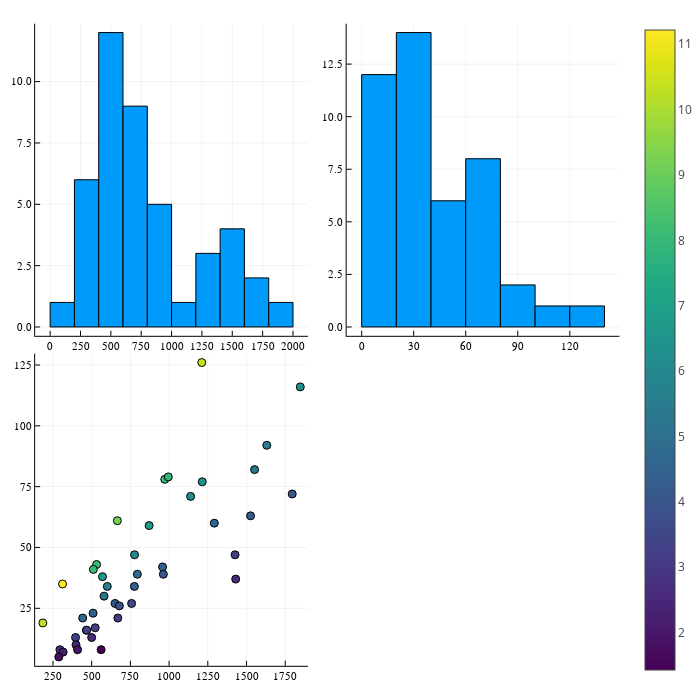

The notebook cell saved with this chart:
### Code cell
sc = scatter(bw_infections.Column2, bw_deaths.Column2, marker_z = color_range_values, color = :viridis, lab=false)
inf_hist = histogram(bw_infections.Column2, bins=10, xticks=0:250:2000, lab=false)
death_hist = histogram(bw_deaths.Column2, bins=10, lab=false)
plot(inf_hist,death_hist,sc, size=(700,700), layout=3)

### Figure 1 — Plotly figure (JSON) as saved in the notebook; plotly's stock layout.template omitted (floating-point values rounded to 4 significant figures; data arrays with more than 128 entries replaced by an {"elided": "..."} marker saying what was removed)
{"data": [{"fill": "tozeroy", "fillcolor": "rgba(0, 154, 250, 1.000)", "hoverinfo": "none", "legendgroup": "", "line": {"color": "rgba(0, 0, 0, 1)", "dash": "solid", "width": 1}, "mode": "lines", "name": "", "showlegend": false, "type": "scatter", "x": [0, 0, 200, 200, 0, 0], "xaxis": "x", "y": [1, 0, 0, 1, 1, 1], "yaxis": "y"}, {"fill": "tozeroy", "fillcolor": "rgba(0, 154, 250, 1.000)", "hoverinfo": "none", "legendgroup": "", "line": {"color": "rgba(0, 0, 0, 1)", "dash": "solid", "width": 1}, "mode": "lines", "name": "", "showlegend": false, "type": "scatter", "x": [200, 200, 400, 400, 200, 200], "xaxis": "x", "y": [6, 0, 0, 6, 6, 6], "yaxis": "y"}, {"fill": "tozeroy", "fillcolor": "rgba(0, 154, 250, 1.000)", "hoverinfo": "none", "legendgroup": "", "line": {"color": "rgba(0, 0, 0, 1)", "dash": "solid", "width": 1}, "mode": "lines", "name": "", "showlegend": false, "type": "scatter", "x": [400, 400, 600, 600, 400, 400], "xaxis": "x", "y": [12, 0, 0, 12, 12, 12], "yaxis": "y"}, {"fill": "tozeroy", "fillcolor": "rgba(0, 154, 250, 1.000)", "hoverinfo": "none", "legendgroup": "", "line": {"color": "rgba(0, 0, 0, 1)", "dash": "solid", "width": 1}, "mode": "lines", "name": "", "showlegend": false, "type": "scatter", "x": [600, 600, 800, 800, 600, 600], "xaxis": "x", "y": [9, 0, 0, 9, 9, 9], "yaxis": "y"}, {"fill": "tozeroy", "fillcolor": "rgba(0, 154, 250, 1.000)", "hoverinfo": "none", "legendgroup": "", "line": {"color": "rgba(0, 0, 0, 1)", "dash": "solid", "width": 1}, "mode": "lines", "name": "", "showlegend": false, "type": "scatter", "x": [800, 800, 1000, 1000, 800, 800], "xaxis": "x", "y": [5, 0, 0, 5, 5, 5], "yaxis": "y"}, {"fill": "tozeroy", "fillcolor": "rgba(0, 154, 250, 1.000)", "hoverinfo": "none", "legendgroup": "", "line": {"color": "rgba(0, 0, 0, 1)", "dash": "solid", "width": 1}, "mode": "lines", "name": "", "showlegend": false, "type": "scatter", "x": [1000, 1000, 1200, 1200, 1000, 1000], "xaxis": "x", "y": [1, 0, 0, 1, 1, 1], "yaxis": "y"}, {"fill": "tozeroy", "fillcolor": "rgba(0, 154, 250, 1.000)", "hoverinfo": "none", "legendgroup": "", "line": {"color": "rgba(0, 0, 0, 1)", "dash": "solid", "width": 1}, "mode": "lines", "name": "", "showlegend": false, "type": "scatter", "x": [1200, 1200, 1400, 1400, 1200, 1200], "xaxis": "x", "y": [3, 0, 0, 3, 3, 3], "yaxis": "y"}, {"fill": "tozeroy", "fillcolor": "rgba(0, 154, 250, 1.000)", "hoverinfo": "none", "legendgroup": "", "line": {"color": "rgba(0, 0, 0, 1)", "dash": "solid", "width": 1}, "mode": "lines", "name": "", "showlegend": false, "type": "scatter", "x": [1400, 1400, 1600, 1600, 1400, 1400], "xaxis": "x", "y": [4, 0, 0, 4, 4, 4], "yaxis": "y"}, {"fill": "tozeroy", "fillcolor": "rgba(0, 154, 250, 1.000)", "hoverinfo": "none", "legendgroup": "", "line": {"color": "rgba(0, 0, 0, 1)", "dash": "solid", "width": 1}, "mode": "lines", "name": "", "showlegend": false, "type": "scatter", "x": [1600, 1600, 1800, 1800, 1600, 1600], "xaxis": "x", "y": [2, 0, 0, 2, 2, 2], "yaxis": "y"}, {"fill": "tozeroy", "fillcolor": "rgba(0, 154, 250, 1.000)", "hoverinfo": "none", "legendgroup": "", "line": {"color": "rgba(0, 0, 0, 1)", "dash": "solid", "width": 1}, "mode": "lines", "name": "", "showlegend": false, "type": "scatter", "x": [1800, 1800, 2000, 2000, 1800, 1800], "xaxis": "x", "y": [1, 0, 0, 1, 1, 1], "yaxis": "y"}, {"fill": "tozeroy", "fillcolor": "rgba(0, 154, 250, 1.000)", "hoverinfo": "none", "legendgroup": "", "line": {"color": "rgba(0, 0, 0, 1)", "dash": "solid", "width": 1}, "mode": "lines", "name": "", "showlegend": false, "type": "scatter", "x": [0, 0, 20, 20, 0, 0], "xaxis": "x2", "y": [12, 0, 0, 12, 12, 12], "yaxis": "y2"}, {"fill": "tozeroy", "fillcolor": "rgba(0, 154, 250, 1.000)", "hoverinfo": "none", "legendgroup": "", "line": {"color": "rgba(0, 0, 0, 1)", "dash": "solid", "width": 1}, "mode": "lines", "name": "", "showlegend": false, "type": "scatter", "x": [20, 20, 40, 40, 20, 20], "xaxis": "x2", "y": [14, 0, 0, 14, 14, 14], "yaxis": "y2"}, {"fill": "tozeroy", "fillcolor": "rgba(0, 154, 250, 1.000)", "hoverinfo": "none", "legendgroup": "", "line": {"color": "rgba(0, 0, 0, 1)", "dash": "solid", "width": 1}, "mode": "lines", "name": "", "showlegend": false, "type": "scatter", "x": [40, 40, 60, 60, 40, 40], "xaxis": "x2", "y": [6, 0, 0, 6, 6, 6], "yaxis": "y2"}, {"fill": "tozeroy", "fillcolor": "rgba(0, 154, 250, 1.000)", "hoverinfo": "none", "legendgroup": "", "line": {"color": "rgba(0, 0, 0, 1)", "dash": "solid", "width": 1}, "mode": "lines", "name": "", "showlegend": false, "type": "scatter", "x": [60, 60, 80, 80, 60, 60], "xaxis": "x2", "y": [8, 0, 0, 8, 8, 8], "yaxis": "y2"}, {"fill": "tozeroy", "fillcolor": "rgba(0, 154, 250, 1.000)", "hoverinfo": "none", "legendgroup": "", "line": {"color": "rgba(0, 0, 0, 1)", "dash": "solid", "width": 1}, "mode": "lines", "name": "", "showlegend": false, "type": "scatter", "x": [80, 80, 100, 100, 80, 80], "xaxis": "x2", "y": [2, 0, 0, 2, 2, 2], "yaxis": "y2"}, {"fill": "tozeroy", "fillcolor": "rgba(0, 154, 250, 1.000)", "hoverinfo": "none", "legendgroup": "", "line": {"color": "rgba(0, 0, 0, 1)", "dash": "solid", "width": 1}, "mode": "lines", "name": "", "showlegend": false, "type": "scatter", "x": [100, 100, 120, 120, 100, 100], "xaxis": "x2", "y": [1, 0, 0, 1, 1, 1], "yaxis": "y2"}, {"fill": "tozeroy", "fillcolor": "rgba(0, 154, 250, 1.000)", "hoverinfo": "none", "legendgroup": "", "line": {"color": "rgba(0, 0, 0, 1)", "dash": "solid", "width": 1}, "mode": "lines", "name": "", "showlegend": false, "type": "scatter", "x": [120, 120, 140, 140, 120, 120], "xaxis": "x2", "y": [1, 0, 0, 1, 1, 1], "yaxis": "y2"}, {"colorbar": {"title": {"text": ""}}, "legendgroup": "", "marker": {"color": "rgba(55, 90, 140, 1.000)", "line": {"color": "rgba(0, 0, 0, 1)", "width": 1}, "size": 8, "symbol": "circle"}, "mode": "markers", "name": "", "showlegend": false, "type": "scatter", "x": [651], "xaxis": "x3", "y": [27], "yaxis": "y3", "zmax": 11.22, "zmin": 1.426}, {"colorbar": {"title": {"text": ""}}, "legendgroup": "", "marker": {"color": "rgba(190, 223, 38, 1.000)", "line": {"color": "rgba(0, 0, 0, 1)", "width": 1}, "size": 8, "symbol": "circle"}, "mode": "markers", "name": "", "showlegend": false, "type": "scatter", "x": [185], "xaxis": "x3", "y": [19], "yaxis": "y3", "zmax": 11.22, "zmin": 1.426}, {"colorbar": {"title": {"text": ""}}, "legendgroup": "", "marker": {"color": "rgba(39, 128, 142, 1.000)", "line": {"color": "rgba(0, 0, 0, 1)", "width": 1}, "size": 8, "symbol": "circle"}, "mode": "markers", "name": "", "showlegend": false, "type": "scatter", "x": [601], "xaxis": "x3", "y": [34], "yaxis": "y3", "zmax": 11.22, "zmin": 1.426}, {"colorbar": {"title": {"text": ""}}, "legendgroup": "", "marker": {"color": "rgba(66, 65, 134, 1.000)", "line": {"color": "rgba(0, 0, 0, 1)", "width": 1}, "size": 8, "symbol": "circle"}, "mode": "markers", "name": "", "showlegend": false, "type": "scatter", "x": [1426], "xaxis": "x3", "y": [47], "yaxis": "y3", "zmax": 11.22, "zmin": 1.426}, {"colorbar": {"title": {"text": ""}}, "legendgroup": "", "marker": {"color": "rgba(71, 47, 125, 1.000)", "line": {"color": "rgba(0, 0, 0, 1)", "width": 1}, "size": 8, "symbol": "circle"}, "mode": "markers", "name": "", "showlegend": false, "type": "scatter", "x": [295], "xaxis": "x3", "y": [8], "yaxis": "y3", "zmax": 11.22, "zmin": 1.426}, {"colorbar": {"title": {"text": ""}}, "legendgroup": "", "marker": {"color": "rgba(33, 142, 141, 1.000)", "line": {"color": "rgba(0, 0, 0, 1)", "width": 1}, "size": 8, "symbol": "circle"}, "mode": "markers", "name": "", "showlegend": false, "type": "scatter", "x": [1139], "xaxis": "x3", "y": [71], "yaxis": "y3", "zmax": 11.22, "zmin": 1.426}, {"colorbar": {"title": {"text": ""}}, "legendgroup": "", "marker": {"color": "rgba(63, 73, 137, 1.000)", "line": {"color": "rgba(0, 0, 0, 1)", "width": 1}, "size": 8, "symbol": "circle"}, "mode": "markers", "name": "", "showlegend": false, "type": "scatter", "x": [758], "xaxis": "x3", "y": [27], "yaxis": "y3", "zmax": 11.22, "zmin": 1.426}, {"colorbar": {"title": {"text": ""}}, "legendgroup": "", "marker": {"color": "rgba(58, 186, 118, 1.000)", "line": {"color": "rgba(0, 0, 0, 1)", "width": 1}, "size": 8, "symbol": "circle"}, "mode": "markers", "name": "", "showlegend": false, "type": "scatter", "x": [532], "xaxis": "x3", "y": [43], "yaxis": "y3", "zmax": 11.22, "zmin": 1.426}, {"colorbar": {"title": {"text": ""}}, "legendgroup": "", "marker": {"color": "rgba(67, 60, 132, 1.000)", "line": {"color": "rgba(0, 0, 0, 1)", "width": 1}, "size": 8, "symbol": "circle"}, "mode": "markers", "name": "", "showlegend": false, "type": "scatter", "x": [669], "xaxis": "x3", "y": [21], "yaxis": "y3", "zmax": 11.22, "zmin": 1.426}, {"colorbar": {"title": {"text": ""}}, "legendgroup": "", "marker": {"color": "rgba(33, 143, 141, 1.000)", "line": {"color": "rgba(0, 0, 0, 1)", "width": 1}, "size": 8, "symbol": "circle"}, "mode": "markers", "name": "", "showlegend": false, "type": "scatter", "x": [1847], "xaxis": "x3", "y": [116], "yaxis": "y3", "zmax": 11.22, "zmin": 1.426}, {"colorbar": {"title": {"text": ""}}, "legendgroup": "", "marker": {"color": "rgba(56, 185, 119, 1.000)", "line": {"color": "rgba(0, 0, 0, 1)", "width": 1}, "size": 8, "symbol": "circle"}, "mode": "markers", "name": "", "showlegend": false, "type": "scatter", "x": [972], "xaxis": "x3", "y": [78], "yaxis": "y3", "zmax": 11.22, "zmin": 1.426}, {"colorbar": {"title": {"text": ""}}, "legendgroup": "", "marker": {"color": "rgba(31, 153, 138, 1.000)", "line": {"color": "rgba(0, 0, 0, 1)", "width": 1}, "size": 8, "symbol": "circle"}, "mode": "markers", "name": "", "showlegend": false, "type": "scatter", "x": [570], "xaxis": "x3", "y": [38], "yaxis": "y3", "zmax": 11.22, "zmin": 1.426}, {"colorbar": {"title": {"text": ""}}, "legendgroup": "", "marker": {"color": "rgba(46, 109, 142, 1.000)", "line": {"color": "rgba(0, 0, 0, 1)", "width": 1}, "size": 8, "symbol": "circle"}, "mode": "markers", "name": "", "showlegend": false, "type": "scatter", "x": [795], "xaxis": "x3", "y": [39], "yaxis": "y3", "zmax": 11.22, "zmin": 1.426}, {"colorbar": {"title": {"text": ""}}, "legendgroup": "", "marker": {"color": "rgba(72, 30, 112, 1.000)", "line": {"color": "rgba(0, 0, 0, 1)", "width": 1}, "size": 8, "symbol": "circle"}, "mode": "markers", "name": "", "showlegend": false, "type": "scatter", "x": [316], "xaxis": "x3", "y": [7], "yaxis": "y3", "zmax": 11.22, "zmin": 1.426}, {"colorbar": {"title": {"text": ""}}, "legendgroup": "", "marker": {"color": "rgba(56, 185, 119, 1.000)", "line": {"color": "rgba(0, 0, 0, 1)", "width": 1}, "size": 8, "symbol": "circle"}, "mode": "markers", "name": "", "showlegend": false, "type": "scatter", "x": [511], "xaxis": "x3", "y": [41], "yaxis": "y3", "zmax": 11.22, "zmin": 1.426}, {"colorbar": {"title": {"text": ""}}, "legendgroup": "", "marker": {"color": "rgba(52, 96, 141, 1.000)", "line": {"color": "rgba(0, 0, 0, 1)", "width": 1}, "size": 8, "symbol": "circle"}, "mode": "markers", "name": "", "showlegend": false, "type": "scatter", "x": [958], "xaxis": "x3", "y": [42], "yaxis": "y3", "zmax": 11.22, "zmin": 1.426}, {"colorbar": {"title": {"text": ""}}, "legendgroup": "", "marker": {"color": "rgba(64, 69, 136, 1.000)", "line": {"color": "rgba(0, 0, 0, 1)", "width": 1}, "size": 8, "symbol": "circle"}, "mode": "markers", "name": "", "showlegend": false, "type": "scatter", "x": [466], "xaxis": "x3", "y": [16], "yaxis": "y3", "zmax": 11.22, "zmin": 1.426}, {"colorbar": {"title": {"text": ""}}, "legendgroup": "", "marker": {"color": "rgba(35, 137, 141, 1.000)", "line": {"color": "rgba(0, 0, 0, 1)", "width": 1}, "size": 8, "symbol": "circle"}, "mode": "markers", "name": "", "showlegend": false, "type": "scatter", "x": [777], "xaxis": "x3", "y": [47], "yaxis": "y3", "zmax": 11.22, "zmin": 1.426}, {"colorbar": {"title": {"text": ""}}, "legendgroup": "", "marker": {"color": "rgba(52, 183, 121, 1.000)", "line": {"color": "rgba(0, 0, 0, 1)", "width": 1}, "size": 8, "symbol": "circle"}, "mode": "markers", "name": "", "showlegend": false, "type": "scatter", "x": [995], "xaxis": "x3", "y": [79], "yaxis": "y3", "zmax": 11.22, "zmin": 1.426}, {"colorbar": {"title": {"text": ""}}, "legendgroup": "", "marker": {"color": "rgba(66, 65, 134, 1.000)", "line": {"color": "rgba(0, 0, 0, 1)", "width": 1}, "size": 8, "symbol": "circle"}, "mode": "markers", "name": "", "showlegend": false, "type": "scatter", "x": [396], "xaxis": "x3", "y": [13], "yaxis": "y3", "zmax": 11.22, "zmin": 1.426}, {"colorbar": {"title": {"text": ""}}, "legendgroup": "", "marker": {"color": "rgba(64, 69, 136, 1.000)", "line": {"color": "rgba(0, 0, 0, 1)", "width": 1}, "size": 8, "symbol": "circle"}, "mode": "markers", "name": "", "showlegend": false, "type": "scatter", "x": [468], "xaxis": "x3", "y": [16], "yaxis": "y3", "zmax": 11.22, "zmin": 1.426}, {"colorbar": {"title": {"text": ""}}, "legendgroup": "", "marker": {"color": "rgba(116, 208, 85, 1.000)", "line": {"color": "rgba(0, 0, 0, 1)", "width": 1}, "size": 8, "symbol": "circle"}, "mode": "markers", "name": "", "showlegend": false, "type": "scatter", "x": [666], "xaxis": "x3", "y": [61], "yaxis": "y3", "zmax": 11.22, "zmin": 1.426}, {"colorbar": {"title": {"text": ""}}, "legendgroup": "", "marker": {"color": "rgba(57, 86, 140, 1.000)", "line": {"color": "rgba(0, 0, 0, 1)", "width": 1}, "size": 8, "symbol": "circle"}, "mode": "markers", "name": "", "showlegend": false, "type": "scatter", "x": [1795], "xaxis": "x3", "y": [72], "yaxis": "y3", "zmax": 11.22, "zmin": 1.426}, {"colorbar": {"title": {"text": ""}}, "legendgroup": "", "marker": {"color": "rgba(72, 40, 120, 1.000)", "line": {"color": "rgba(0, 0, 0, 1)", "width": 1}, "size": 8, "symbol": "circle"}, "mode": "markers", "name": "", "showlegend": false, "type": "scatter", "x": [399], "xaxis": "x3", "y": [10], "yaxis": "y3", "zmax": 11.22, "zmin": 1.426}, {"colorbar": {"title": {"text": ""}}, "legendgroup": "", "marker": {"color": "rgba(71, 43, 122, 1.000)", "line": {"color": "rgba(0, 0, 0, 1)", "width": 1}, "size": 8, "symbol": "circle"}, "mode": "markers", "name": "", "showlegend": false, "type": "scatter", "x": [500], "xaxis": "x3", "y": [13], "yaxis": "y3", "zmax": 11.22, "zmin": 1.426}, {"colorbar": {"title": {"text": ""}}, "legendgroup": "", "marker": {"color": "rgba(48, 105, 142, 1.000)", "line": {"color": "rgba(0, 0, 0, 1)", "width": 1}, "size": 8, "symbol": "circle"}, "mode": "markers", "name": "", "showlegend": false, "type": "scatter", "x": [442], "xaxis": "x3", "y": [21], "yaxis": "y3", "zmax": 11.22, "zmin": 1.426}, {"colorbar": {"title": {"text": ""}}, "legendgroup": "", "marker": {"color": "rgba(199, 224, 32, 1.000)", "line": {"color": "rgba(0, 0, 0, 1)", "width": 1}, "size": 8, "symbol": "circle"}, "mode": "markers", "name": "", "showlegend": false, "type": "scatter", "x": [1211], "xaxis": "x3", "y": [126], "yaxis": "y3", "zmax": 11.22, "zmin": 1.426}, {"colorbar": {"title": {"text": ""}}, "legendgroup": "", "marker": {"color": "rgba(71, 43, 122, 1.000)", "line": {"color": "rgba(0, 0, 0, 1)", "width": 1}, "size": 8, "symbol": "circle"}, "mode": "markers", "name": "", "showlegend": false, "type": "scatter", "x": [1430], "xaxis": "x3", "y": [37], "yaxis": "y3", "zmax": 11.22, "zmin": 1.426}, {"colorbar": {"title": {"text": ""}}, "legendgroup": "", "marker": {"color": "rgba(72, 21, 104, 1.000)", "line": {"color": "rgba(0, 0, 0, 1)", "width": 1}, "size": 8, "symbol": "circle"}, "mode": "markers", "name": "", "showlegend": false, "type": "scatter", "x": [409], "xaxis": "x3", "y": [8], "yaxis": "y3", "zmax": 11.22, "zmin": 1.426}, {"colorbar": {"title": {"text": ""}}, "legendgroup": "", "marker": {"color": "rgba(66, 64, 134, 1.000)", "line": {"color": "rgba(0, 0, 0, 1)", "width": 1}, "size": 8, "symbol": "circle"}, "mode": "markers", "name": "", "showlegend": false, "type": "scatter", "x": [523], "xaxis": "x3", "y": [17], "yaxis": "y3", "zmax": 11.22, "zmin": 1.426}, {"colorbar": {"title": {"text": ""}}, "legendgroup": "", "marker": {"color": "rgba(68, 1, 84, 1.000)", "line": {"color": "rgba(0, 0, 0, 1)", "width": 1}, "size": 8, "symbol": "circle"}, "mode": "markers", "name": "", "showlegend": false, "type": "scatter", "x": [561], "xaxis": "x3", "y": [8], "yaxis": "y3", "zmax": 11.22, "zmin": 1.426}, {"colorbar": {"title": {"text": ""}}, "legendgroup": "", "marker": {"color": "rgba(39, 127, 142, 1.000)", "line": {"color": "rgba(0, 0, 0, 1)", "width": 1}, "size": 8, "symbol": "circle"}, "mode": "markers", "name": "", "showlegend": false, "type": "scatter", "x": [1631], "xaxis": "x3", "y": [92], "yaxis": "y3", "zmax": 11.22, "zmin": 1.426}, {"colorbar": {"title": {"text": ""}}, "legendgroup": "", "marker": {"color": "rgba(42, 119, 142, 1.000)", "line": {"color": "rgba(0, 0, 0, 1)", "width": 1}, "size": 8, "symbol": "circle"}, "mode": "markers", "name": "", "showlegend": false, "type": "scatter", "x": [1552], "xaxis": "x3", "y": [82], "yaxis": "y3", "zmax": 11.22, "zmin": 1.426}, {"colorbar": {"title": {"text": ""}}, "legendgroup": "", "marker": {"color": "rgba(56, 87, 140, 1.000)", "line": {"color": "rgba(0, 0, 0, 1)", "width": 1}, "size": 8, "symbol": "circle"}, "mode": "markers", "name": "", "showlegend": false, "type": "scatter", "x": [963], "xaxis": "x3", "y": [39], "yaxis": "y3", "zmax": 11.22, "zmin": 1.426}, {"colorbar": {"title": {"text": ""}}, "legendgroup": "", "marker": {"color": "rgba(59, 81, 139, 1.000)", "line": {"color": "rgba(0, 0, 0, 1)", "width": 1}, "size": 8, "symbol": "circle"}, "mode": "markers", "name": "", "showlegend": false, "type": "scatter", "x": [679], "xaxis": "x3", "y": [26], "yaxis": "y3", "zmax": 11.22, "zmin": 1.426}, {"colorbar": {"title": {"text": ""}}, "legendgroup": "", "marker": {"color": "rgba(30, 155, 138, 1.000)", "line": {"color": "rgba(0, 0, 0, 1)", "width": 1}, "size": 8, "symbol": "circle"}, "mode": "markers", "name": "", "showlegend": false, "type": "scatter", "x": [871], "xaxis": "x3", "y": [59], "yaxis": "y3", "zmax": 11.22, "zmin": 1.426}, {"colorbar": {"title": {"text": ""}}, "legendgroup": "", "marker": {"color": "rgba(43, 116, 142, 1.000)", "line": {"color": "rgba(0, 0, 0, 1)", "width": 1}, "size": 8, "symbol": "circle"}, "mode": "markers", "name": "", "showlegend": false, "type": "scatter", "x": [580], "xaxis": "x3", "y": [30], "yaxis": "y3", "zmax": 11.22, "zmin": 1.426}, {"colorbar": {"title": {"text": ""}}, "legendgroup": "", "marker": {"color": "rgba(52, 96, 141, 1.000)", "line": {"color": "rgba(0, 0, 0, 1)", "width": 1}, "size": 8, "symbol": "circle"}, "mode": "markers", "name": "", "showlegend": false, "type": "scatter", "x": [776], "xaxis": "x3", "y": [34], "yaxis": "y3", "zmax": 11.22, "zmin": 1.426}, {"colorbar": {"title": {"text": ""}}, "legendgroup": "", "marker": {"color": "rgba(55, 89, 140, 1.000)", "line": {"color": "rgba(0, 0, 0, 1)", "width": 1}, "size": 8, "symbol": "circle"}, "mode": "markers", "name": "", "showlegend": false, "type": "scatter", "x": [1526], "xaxis": "x3", "y": [63], "yaxis": "y3", "zmax": 11.22, "zmin": 1.426}, {"colorbar": {"title": {"text": ""}}, "legendgroup": "", "marker": {"color": "rgba(49, 103, 142, 1.000)", "line": {"color": "rgba(0, 0, 0, 1)", "width": 1}, "size": 8, "symbol": "circle"}, "mode": "markers", "name": "", "showlegend": false, "type": "scatter", "x": [1292], "xaxis": "x3", "y": [60], "yaxis": "y3", "zmax": 11.22, "zmin": 1.426}, {"colorbar": {"title": {"text": ""}}, "legendgroup": "", "marker": {"color": "rgba(51, 99, 141, 1.000)", "line": {"color": "rgba(0, 0, 0, 1)", "width": 1}, "size": 8, "symbol": "circle"}, "mode": "markers", "name": "", "showlegend": false, "type": "scatter", "x": [509], "xaxis": "x3", "y": [23], "yaxis": "y3", "zmax": 11.22, "zmin": 1.426}, {"colorbar": {"title": {"text": ""}}, "legendgroup": "", "marker": {"color": "rgba(71, 13, 96, 1.000)", "line": {"color": "rgba(0, 0, 0, 1)", "width": 1}, "size": 8, "symbol": "circle"}, "mode": "markers", "name": "", "showlegend": false, "type": "scatter", "x": [288], "xaxis": "x3", "y": [5], "yaxis": "y3", "zmax": 11.22, "zmin": 1.426}, {"colorbar": {"title": {"text": ""}}, "legendgroup": "", "marker": {"color": "rgba(253, 231, 37, 1.000)", "line": {"color": "rgba(0, 0, 0, 1)", "width": 1}, "size": 8, "symbol": "circle"}, "mode": "markers", "name": "", "showlegend": false, "type": "scatter", "x": [312], "xaxis": "x3", "y": [35], "yaxis": "y3", "zmax": 11.22, "zmin": 1.426}, {"colorbar": {"title": {"text": ""}}, "legendgroup": "", "marker": {"color": "rgba(33, 145, 140, 1.000)", "line": {"color": "rgba(0, 0, 0, 1)", "width": 1}, "size": 8, "symbol": "circle"}, "mode": "markers", "name": "", "showlegend": false, "type": "scatter", "x": [1214], "xaxis": "x3", "y": [77], "yaxis": "y3", "zmax": 11.22, "zmin": 1.426}, {"colorbar": {"title": {"text": ""}}, "hoverinfo": "none", "marker": {"cmax": 11.22, "cmin": 1.426, "color": [0.5], "colorscale": {"elided": "256x2 mixed values"}, "opacity": 0, "showscale": true, "size": 0}, "mode": "markers", "name": "", "showlegend": false, "type": "scatter", "x": [651], "xaxis": "x3", "y": [27], "yaxis": "y3", "zmax": 11.22, "zmin": 1.426}], "layout": {"annotations": [], "height": 700, "legend": {"bgcolor": "rgba(255, 255, 255, 1.000)", "bordercolor": "rgba(0, 0, 0, 1)", "borderwidth": 1, "font": {"color": "rgba(0, 0, 0, 1)", "family": "sans-serif", "size": 11}, "tracegroupgap": 0, "traceorder": "normal", "x": 1.02, "xanchor": "auto", "y": 1, "yanchor": "auto"}, "margin": {"b": 20, "l": 0, "r": 0, "t": 20}, "paper_bgcolor": "rgba(255, 255, 255, 1.000)", "plot_bgcolor": "rgba(255, 255, 255, 1.000)", "showlegend": true, "width": 700, "xaxis": {"anchor": "y", "domain": [0.05642, 0.4944], "gridcolor": "rgba(0, 0, 0, 0.1)", "gridwidth": 0.5, "linecolor": "rgba(0, 0, 0, 1)", "mirror": false, "range": [-123.6, 2124.0], "showgrid": true, "showline": true, "showticklabels": true, "tickangle": 0, "tickcolor": "rgb(0, 0, 0)", "tickfont": {"color": "rgba(0, 0, 0, 1)", "family": "sans-serif", "size": 11}, "tickmode": "array", "ticks": "inside", "ticktext": ["0", "250", "500", "750", "1000", "1250", "1500", "1750", "2000"], "tickvals": [0, 250, 500, 750, 1000, 1250, 1500, 1750, 2000], "title": {"font": {"color": "rgba(0, 0, 0, 1)", "family": "sans-serif", "size": 15}, "text": ""}, "type": "linear", "visible": true, "zeroline": false, "zerolinecolor": "rgba(0, 0, 0, 1)"}, "xaxis2": {"anchor": "y2", "domain": [0.5564, 0.9944], "gridcolor": "rgba(0, 0, 0, 0.1)", "gridwidth": 0.5, "linecolor": "rgba(0, 0, 0, 1)", "mirror": false, "range": [-8.652, 148.7], "showgrid": true, "showline": true, "showticklabels": true, "tickangle": 0, "tickcolor": "rgb(0, 0, 0)", "tickfont": {"color": "rgba(0, 0, 0, 1)", "family": "sans-serif", "size": 11}, "tickmode": "array", "ticks": "inside", "ticktext": ["0", "30", "60", "90", "120"], "tickvals": [0, 30, 60, 90, 120], "title": {"font": {"color": "rgba(0, 0, 0, 1)", "family": "sans-serif", "size": 15}, "text": ""}, "type": "linear", "visible": true, "zeroline": false, "zerolinecolor": "rgba(0, 0, 0, 1)"}, "xaxis3": {"anchor": "y3", "domain": [0.05642, 0.4944], "gridcolor": "rgba(0, 0, 0, 0.1)", "gridwidth": 0.5, "linecolor": "rgba(0, 0, 0, 1)", "mirror": false, "range": [135.1, 1897.0], "showgrid": true, "showline": true, "showticklabels": true, "tickangle": 0, "tickcolor": "rgb(0, 0, 0)", "tickfont": {"color": "rgba(0, 0, 0, 1)", "family": "sans-serif", "size": 11}, "tickmode": "array", "ticks": "inside", "ticktext": ["250", "500", "750", "1000", "1250", "1500", "1750"], "tickvals": [250, 500, 750, 1000, 1250, 1500, 1750], "title": {"font": {"color": "rgba(0, 0, 0, 1)", "family": "sans-serif", "size": 15}, "text": ""}, "type": "linear", "visible": true, "zeroline": false, "zerolinecolor": "rgba(0, 0, 0, 1)"}, "yaxis": {"anchor": "x", "domain": [0.5215, 0.9944], "gridcolor": "rgba(0, 0, 0, 0.1)", "gridwidth": 0.5, "linecolor": "rgba(0, 0, 0, 1)", "mirror": false, "range": [-0.36, 12.36], "showgrid": true, "showline": true, "showticklabels": true, "tickangle": 0, "tickcolor": "rgb(0, 0, 0)", "tickfont": {"color": "rgba(0, 0, 0, 1)", "family": "sans-serif", "size": 11}, "tickmode": "array", "ticks": "inside", "ticktext": ["0.0", "2.5", "5.0", "7.5", "10.0"], "tickvals": [0, 2.5, 5, 7.5, 10], "title": {"font": {"color": "rgba(0, 0, 0, 1)", "family": "sans-serif", "size": 15}, "text": ""}, "type": "linear", "visible": true, "zeroline": false, "zerolinecolor": "rgba(0, 0, 0, 1)"}, "yaxis2": {"anchor": "x2", "domain": [0.5215, 0.9944], "gridcolor": "rgba(0, 0, 0, 0.1)", "gridwidth": 0.5, "linecolor": "rgba(0, 0, 0, 1)", "mirror": false, "range": [-0.42, 14.42], "showgrid": true, "showline": true, "showticklabels": true, "tickangle": 0, "tickcolor": "rgb(0, 0, 0)", "tickfont": {"color": "rgba(0, 0, 0, 1)", "family": "sans-serif", "size": 11}, "tickmode": "array", "ticks": "inside", "ticktext": ["0.0", "2.5", "5.0", "7.5", "10.0", "12.5"], "tickvals": [0, 2.5, 5, 7.5, 10, 12.5], "title": {"font": {"color": "rgba(0, 0, 0, 1)", "family": "sans-serif", "size": 15}, "text": ""}, "type": "linear", "visible": true, "zeroline": false, "zerolinecolor": "rgba(0, 0, 0, 1)"}, "yaxis3": {"anchor": "x3", "domain": [0.0215, 0.4944], "gridcolor": "rgba(0, 0, 0, 0.1)", "gridwidth": 0.5, "linecolor": "rgba(0, 0, 0, 1)", "mirror": false, "range": [1.37, 129.6], "showgrid": true, "showline": true, "showticklabels": true, "tickangle": 0, "tickcolor": "rgb(0, 0, 0)", "tickfont": {"color": "rgba(0, 0, 0, 1)", "family": "sans-serif", "size": 11}, "tickmode": "array", "ticks": "inside", "ticktext": ["25", "50", "75", "100", "125"], "tickvals": [25, 50, 75, 100, 125], "title": {"font": {"color": "rgba(0, 0, 0, 1)", "family": "sans-serif", "size": 15}, "text": ""}, "type": "linear", "visible": true, "zeroline": false, "zerolinecolor": "rgba(0, 0, 0, 1)"}}}
